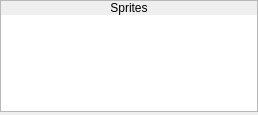
             <widget class="QWidget" name="pgSprites">
              <layout class="QVBoxLayout" name="verticalLayout_16">
               <property name="spacing">
                <number>3</number>
               </property>
               <property name="leftMargin">
                <number>0</number>
               </property>
               <property name="topMargin">
                <number>0</number>
               </property>
               <property name="rightMargin">
                <number>0</number>
               </property>
               <property name="bottomMargin">
                <number>0</number>
               </property>
               <item>
                <widget class="QFrame" name="frame_5">
                 <property name="sizePolicy">
                  <sizepolicy hsizetype="Preferred" vsizetype="Fixed">
                   <horstretch>0</horstretch>
                   <verstretch>0</verstretch>
                  </sizepolicy>
                 </property>
                 <property name="frameShape">
                  <enum>QFrame::StyledPanel</enum>
                 </property>
                 <property name="frameShadow">
                  <enum>QFrame::Raised</enum>
                 </property>
                 <layout class="QVBoxLayout" name="verticalLayout_9">
                  <property name="spacing">
                   <number>0</number>
                  </property>
                  <property name="leftMargin">
                   <number>0</number>
                  </property>
                  <property name="topMargin">
                   <number>0</number>
                  </property>
                  <property name="rightMargin">
                   <number>0</number>
                  </property>
                  <property name="bottomMargin">
                   <number>0</number>
                  </property>
                  <item>
                   <widget class="QLabel" name="label_7">
                    <property name="text">
                     <string>Sprites</string>
                    </property>
                    <property name="alignment">
                     <set>Qt::AlignCenter</set>
                    </property>
                   </widget>
                  </item>
                  <item>
                   <widget class="QWidget" name="widget_14" native="true">
                    <property name="styleSheet">
                     <string notr="true">QLabel
{
  background-color: rgb(255, 0, 255);
  border: 1px solid black;
}</string>
                    </property>
                    <layout class="QVBoxLayout" name="verticalLayout_11">
                     <property name="spacing">
                      <number>0</number>
                     </property>
                     <property name="leftMargin">
                      <number>0</number>
                     </property>
                     <property name="topMargin">
                      <number>0</number>
                     </property>
                     <property name="rightMargin">
                      <number>0</number>
                     </property>
                     <property name="bottomMargin">
                      <number>0</number>
                     </property>
                     <item>
                      <widget class="QTableWidget" name="tblSprites">
                       <property name="minimumSize">
                        <size>
                         <width>256</width>
                         <height>96</height>
                        </size>
                       </property>
                       <property name="maximumSize">
                        <size>
                         <width>256</width>
                         <height>96</height>
                        </size>
                       </property>
                       <property name="styleSheet">
                        <string notr="true">background-image: url(:/icons/bg.png);</string>
                       </property>
                       <property name="frameShape">
                        <enum>QFrame::NoFrame</enum>
                       </property>
                       <property name="verticalScrollBarPolicy">
                        <enum>Qt::ScrollBarAlwaysOff</enum>
                       </property>
                       <property name="horizontalScrollBarPolicy">
                        <enum>Qt::ScrollBarAlwaysOff</enum>
                       </property>
                       <property name="editTriggers">
                        <set>QAbstractItemView::NoEditTriggers</set>
                       </property>
                       <property name="selectionMode">
                        <enum>QAbstractItemView::SingleSelection</enum>
                       </property>
                       <property name="textElideMode">
                        <enum>Qt::ElideNone</enum>
                       </property>
                       <property name="showGrid">
                        <bool>false</bool>
                       </property>
                       <property name="wordWrap">
                        <bool>false</bool>
                       </property>
                       <property name="cornerButtonEnabled">
                        <bool>false</bool>
                       </property>
                       <attribute name="horizontalHeaderVisible">
                        <bool>false</bool>
                       </attribute>
                       <attribute name="horizontalHeaderMinimumSectionSize">
                        <number>32</number>
                       </attribute>
                       <attribute name="horizontalHeaderDefaultSectionSize">
                        <number>32</number>
                       </attribute>
                       <attribute name="verticalHeaderVisible">
                        <bool>false</bool>
                       </attribute>
                       <attribute name="verticalHeaderMinimumSectionSize">
                        <number>48</number>
                       </attribute>
                       <attribute name="verticalHeaderDefaultSectionSize">
                        <number>48</number>
                       </attribute>
                       <row>
                        <property name="text">
                         <string>1</string>
                        </property>
                       </row>
                       <row>
                        <property name="text">
                         <string>2</string>
                        </property>
                       </row>
                       <column>
                        <property name="text">
                         <string>1</string>
                        </property>
                       </column>
                       <column>
                        <property name="text">
                         <string>2</string>
                        </property>
                       </column>
                       <column>
                        <property name="text">
                         <string>3</string>
                        </property>
                       </column>
                       <column>
                        <property name="text">
                         <string>4</string>
                        </property>
                       </column>
                       <column>
                        <property name="text">
                         <string>5</string>
                        </property>
                       </column>
                       <column>
                        <property name="text">
                         <string>6</string>
                        </property>
                       </column>
                       <column>
                        <property name="text">
                         <string>7</string>
                        </property>
                       </column>
                       <column>
                        <property name="text">
                         <string>8</string>
                        </property>
                       </column>
                      </widget>
                     </item>
                    </layout>
                   </widget>
                  </item>
                 </layout>
                </widget>
               </item>
               <item>
                <widget class="QWidget" name="widget_8" native="true"/>
               </item>
              </layout>
             </widget>
